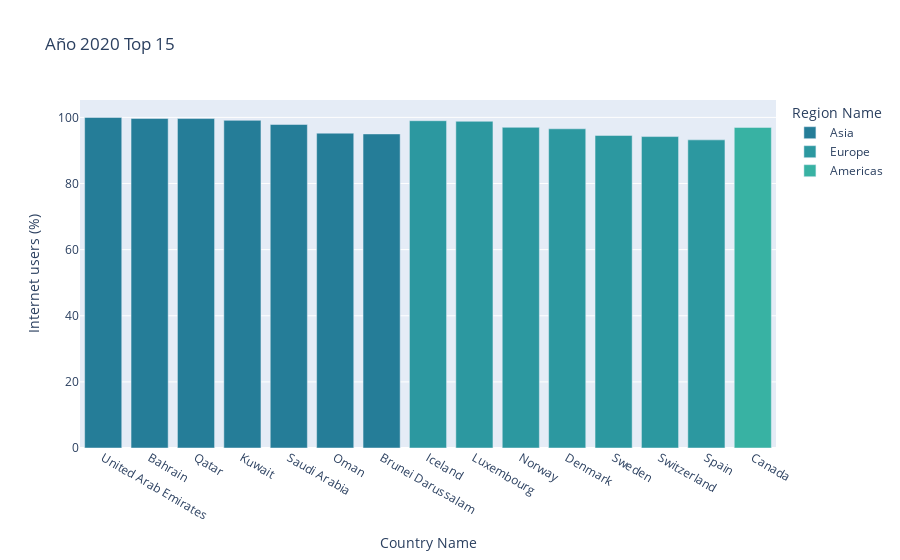

Notebook cell for this chart:
### Markdown cell above
Ranking Top Countries

### Code cell
yr=2020
year_dat=df_countries[df_countries['Year']==yr]
top_yr=year_dat.sort_values(by='Internet users (%)',ascending=False).head(15)
px.bar(top_yr,x='Country Name', y='Internet users (%)',title=f'Año {yr} Top 15',color='Region Name',color_discrete_sequence=px.colors.sequential.Tealgrn_r)

### Figure 1 — Plotly figure (JSON) as saved in the notebook; plotly's stock layout.template omitted (floating-point values rounded to 4 significant figures)
{"data": [{"alignmentgroup": "True", "hovertemplate": "Region Name=Asia<br>Country Name=%{x}<br>Internet users (%)=%{y}<extra></extra>", "legendgroup": "Asia", "marker": {"color": "rgb(37, 125, 152)", "pattern": {"shape": ""}}, "name": "Asia", "offsetgroup": "Asia", "orientation": "v", "showlegend": true, "textposition": "auto", "type": "bar", "x": ["United Arab Emirates", "Bahrain", "Qatar", "Kuwait", "Saudi Arabia", "Oman", "Brunei Darussalam"], "xaxis": "x", "y": [100, 99.67, 99.65, 99.11, 97.86, 95.23, 95], "yaxis": "y"}, {"alignmentgroup": "True", "hovertemplate": "Region Name=Europe<br>Country Name=%{x}<br>Internet users (%)=%{y}<extra></extra>", "legendgroup": "Europe", "marker": {"color": "rgb(44, 152, 160)", "pattern": {"shape": ""}}, "name": "Europe", "offsetgroup": "Europe", "orientation": "v", "showlegend": true, "textposition": "auto", "type": "bar", "x": ["Iceland", "Luxembourg", "Norway", "Denmark", "Sweden", "Switzerland", "Spain"], "xaxis": "x", "y": [99, 98.82, 97, 96.55, 94.54, 94.2, 93.21], "yaxis": "y"}, {"alignmentgroup": "True", "hovertemplate": "Region Name=Americas<br>Country Name=%{x}<br>Internet users (%)=%{y}<extra></extra>", "legendgroup": "Americas", "marker": {"color": "rgb(56, 178, 163)", "pattern": {"shape": ""}}, "name": "Americas", "offsetgroup": "Americas", "orientation": "v", "showlegend": true, "textposition": "auto", "type": "bar", "x": ["Canada"], "xaxis": "x", "y": [96.97], "yaxis": "y"}], "layout": {"barmode": "relative", "legend": {"title": {"text": "Region Name"}, "tracegroupgap": 0}, "title": {"text": "Año 2020 Top 15"}, "xaxis": {"anchor": "y", "domain": [0, 1], "title": {"text": "Country Name"}}, "yaxis": {"anchor": "x", "domain": [0, 1], "title": {"text": "Internet users (%)"}}}}
